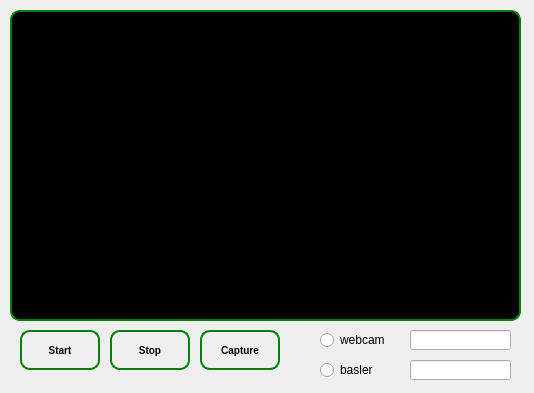
<?xml version="1.0" encoding="UTF-8"?>
<ui version="4.0">
 <class>camraDlg</class>
 <widget class="QWidget" name="camraDlg">
  <property name="geometry">
   <rect>
    <x>0</x>
    <y>0</y>
    <width>534</width>
    <height>393</height>
   </rect>
  </property>
  <property name="windowTitle">
   <string>cameraDlg</string>
  </property>
  <widget class="QLabel" name="label">
   <property name="geometry">
    <rect>
     <x>10</x>
     <y>10</y>
     <width>511</width>
     <height>311</height>
    </rect>
   </property>
   <property name="styleSheet">
    <string notr="true">QLabel
 {
    background-color: black;
    border-style: solid;
    border-width: 2px;
    border-radius: 10px;
    border-color: green;
    min-width: 10em;
    padding: 6px;
}</string>
   </property>
   <property name="text">
    <string/>
   </property>
  </widget>
  <widget class="QPushButton" name="but_start">
   <property name="geometry">
    <rect>
     <x>20</x>
     <y>330</y>
     <width>80</width>
     <height>40</height>
    </rect>
   </property>
   <property name="styleSheet">
    <string notr="true">QPushButton {
    border-style: solid;
    border-width: 2px;
    border-radius: 10px;
    border-color: green;
    font: bold 10px;
    padding: 6px;
}
QPushButton:pressed {
    background-color: rgb(0,255, 0);
    border-style: inset;
}</string>
   </property>
   <property name="text">
    <string>Start</string>
   </property>
  </widget>
  <widget class="QPushButton" name="but_stop">
   <property name="geometry">
    <rect>
     <x>110</x>
     <y>330</y>
     <width>80</width>
     <height>40</height>
    </rect>
   </property>
   <property name="styleSheet">
    <string notr="true">QPushButton {
    border-style: solid;
    border-width: 2px;
    border-radius: 10px;
    border-color: green;
    font: bold 10px;
    padding: 6px;
}
QPushButton:pressed {
    background-color: rgb(255,0, 0);
    border-style: inset;
}</string>
   </property>
   <property name="text">
    <string>Stop</string>
   </property>
  </widget>
  <widget class="QLineEdit" name="ln_webcam">
   <property name="geometry">
    <rect>
     <x>410</x>
     <y>330</y>
     <width>101</width>
     <height>20</height>
    </rect>
   </property>
  </widget>
  <widget class="QLineEdit" name="ln_basler">
   <property name="geometry">
    <rect>
     <x>410</x>
     <y>360</y>
     <width>101</width>
     <height>20</height>
    </rect>
   </property>
  </widget>
  <widget class="QRadioButton" name="rad_webcam">
   <property name="geometry">
    <rect>
     <x>320</x>
     <y>330</y>
     <width>82</width>
     <height>20</height>
    </rect>
   </property>
   <property name="text">
    <string>webcam</string>
   </property>
  </widget>
  <widget class="QRadioButton" name="rad_basler">
   <property name="geometry">
    <rect>
     <x>320</x>
     <y>360</y>
     <width>82</width>
     <height>20</height>
    </rect>
   </property>
   <property name="text">
    <string>basler</string>
   </property>
  </widget>
  <widget class="QPushButton" name="but_capture">
   <property name="geometry">
    <rect>
     <x>200</x>
     <y>330</y>
     <width>80</width>
     <height>40</height>
    </rect>
   </property>
   <property name="styleSheet">
    <string notr="true">QPushButton {
    border-style: solid;
    border-width: 2px;
    border-radius: 10px;
    border-color: green;
    font: bold 10px;
    padding: 6px;
}
QPushButton:pressed {
    background-color: rgb(255,0, 0);
    border-style: inset;
}</string>
   </property>
   <property name="text">
    <string>Capture</string>
   </property>
  </widget>
 </widget>
 <resources/>
 <connections/>
</ui>
